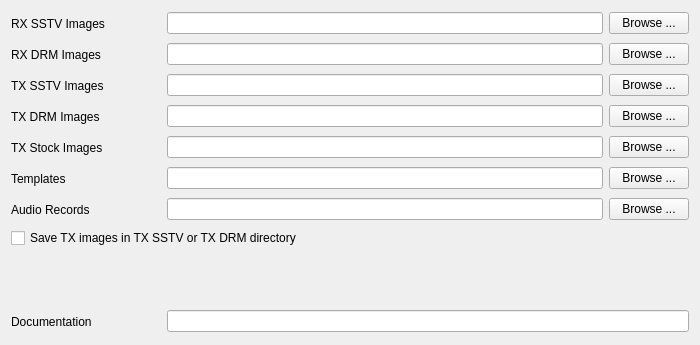
<?xml version="1.0" encoding="UTF-8"?>
<ui version="4.0">
 <class>directoriesConfig</class>
 <widget class="QWidget" name="directoriesConfig">
  <property name="geometry">
   <rect>
    <x>0</x>
    <y>0</y>
    <width>700</width>
    <height>345</height>
   </rect>
  </property>
  <property name="windowTitle">
   <string>Dialog</string>
  </property>
  <layout class="QVBoxLayout" name="verticalLayout">
   <item>
    <layout class="QHBoxLayout" name="_2">
     <property name="spacing">
      <number>6</number>
     </property>
     <property name="leftMargin">
      <number>0</number>
     </property>
     <property name="topMargin">
      <number>0</number>
     </property>
     <property name="rightMargin">
      <number>0</number>
     </property>
     <property name="bottomMargin">
      <number>0</number>
     </property>
     <item>
      <widget class="QLabel" name="rxSSTVImLabel">
       <property name="sizePolicy">
        <sizepolicy hsizetype="Fixed" vsizetype="Fixed">
         <horstretch>0</horstretch>
         <verstretch>0</verstretch>
        </sizepolicy>
       </property>
       <property name="minimumSize">
        <size>
         <width>150</width>
         <height>25</height>
        </size>
       </property>
       <property name="text">
        <string>RX SSTV Images</string>
       </property>
       <property name="wordWrap">
        <bool>false</bool>
       </property>
      </widget>
     </item>
     <item>
      <widget class="QLineEdit" name="rxSSTVImagesPathLineEdit"/>
     </item>
     <item>
      <widget class="QPushButton" name="rxSSTVImagesPathBrowseButton">
       <property name="sizePolicy">
        <sizepolicy hsizetype="Fixed" vsizetype="Fixed">
         <horstretch>0</horstretch>
         <verstretch>0</verstretch>
        </sizepolicy>
       </property>
       <property name="text">
        <string>Browse ...</string>
       </property>
      </widget>
     </item>
    </layout>
   </item>
   <item>
    <layout class="QHBoxLayout" name="_6">
     <property name="spacing">
      <number>6</number>
     </property>
     <property name="leftMargin">
      <number>0</number>
     </property>
     <property name="topMargin">
      <number>0</number>
     </property>
     <property name="rightMargin">
      <number>0</number>
     </property>
     <property name="bottomMargin">
      <number>0</number>
     </property>
     <item>
      <widget class="QLabel" name="rxDRMImLabel">
       <property name="sizePolicy">
        <sizepolicy hsizetype="Fixed" vsizetype="Fixed">
         <horstretch>0</horstretch>
         <verstretch>0</verstretch>
        </sizepolicy>
       </property>
       <property name="minimumSize">
        <size>
         <width>150</width>
         <height>25</height>
        </size>
       </property>
       <property name="text">
        <string>RX DRM Images</string>
       </property>
       <property name="wordWrap">
        <bool>false</bool>
       </property>
      </widget>
     </item>
     <item>
      <widget class="QLineEdit" name="rxDRMImagesPathLineEdit"/>
     </item>
     <item>
      <widget class="QPushButton" name="rxDRMImagesPathBrowseButton">
       <property name="sizePolicy">
        <sizepolicy hsizetype="Fixed" vsizetype="Fixed">
         <horstretch>0</horstretch>
         <verstretch>0</verstretch>
        </sizepolicy>
       </property>
       <property name="text">
        <string>Browse ...</string>
       </property>
      </widget>
     </item>
    </layout>
   </item>
   <item>
    <layout class="QHBoxLayout" name="_7">
     <property name="spacing">
      <number>6</number>
     </property>
     <property name="leftMargin">
      <number>0</number>
     </property>
     <property name="topMargin">
      <number>0</number>
     </property>
     <property name="rightMargin">
      <number>0</number>
     </property>
     <property name="bottomMargin">
      <number>0</number>
     </property>
     <item>
      <widget class="QLabel" name="txImLabel_2">
       <property name="sizePolicy">
        <sizepolicy hsizetype="Fixed" vsizetype="Fixed">
         <horstretch>0</horstretch>
         <verstretch>0</verstretch>
        </sizepolicy>
       </property>
       <property name="minimumSize">
        <size>
         <width>150</width>
         <height>25</height>
        </size>
       </property>
       <property name="text">
        <string>TX SSTV Images</string>
       </property>
       <property name="wordWrap">
        <bool>false</bool>
       </property>
      </widget>
     </item>
     <item>
      <widget class="QLineEdit" name="txSSTVImagesPathLineEdit"/>
     </item>
     <item>
      <widget class="QPushButton" name="txSSTVImagesPathBrowseButton">
       <property name="sizePolicy">
        <sizepolicy hsizetype="Fixed" vsizetype="Fixed">
         <horstretch>0</horstretch>
         <verstretch>0</verstretch>
        </sizepolicy>
       </property>
       <property name="text">
        <string>Browse ...</string>
       </property>
      </widget>
     </item>
    </layout>
   </item>
   <item>
    <layout class="QHBoxLayout" name="_3">
     <property name="spacing">
      <number>6</number>
     </property>
     <property name="leftMargin">
      <number>0</number>
     </property>
     <property name="topMargin">
      <number>0</number>
     </property>
     <property name="rightMargin">
      <number>0</number>
     </property>
     <property name="bottomMargin">
      <number>0</number>
     </property>
     <item>
      <widget class="QLabel" name="txImLabel">
       <property name="sizePolicy">
        <sizepolicy hsizetype="Fixed" vsizetype="Fixed">
         <horstretch>0</horstretch>
         <verstretch>0</verstretch>
        </sizepolicy>
       </property>
       <property name="minimumSize">
        <size>
         <width>150</width>
         <height>25</height>
        </size>
       </property>
       <property name="text">
        <string>TX DRM Images</string>
       </property>
       <property name="wordWrap">
        <bool>false</bool>
       </property>
      </widget>
     </item>
     <item>
      <widget class="QLineEdit" name="txDRMImagesPathLineEdit"/>
     </item>
     <item>
      <widget class="QPushButton" name="txDRMImagesPathBrowseButton">
       <property name="sizePolicy">
        <sizepolicy hsizetype="Fixed" vsizetype="Fixed">
         <horstretch>0</horstretch>
         <verstretch>0</verstretch>
        </sizepolicy>
       </property>
       <property name="text">
        <string>Browse ...</string>
       </property>
      </widget>
     </item>
    </layout>
   </item>
   <item>
    <layout class="QHBoxLayout" name="_8">
     <property name="spacing">
      <number>6</number>
     </property>
     <property name="leftMargin">
      <number>0</number>
     </property>
     <property name="topMargin">
      <number>0</number>
     </property>
     <property name="rightMargin">
      <number>0</number>
     </property>
     <property name="bottomMargin">
      <number>0</number>
     </property>
     <item>
      <widget class="QLabel" name="txImLabel_3">
       <property name="sizePolicy">
        <sizepolicy hsizetype="Fixed" vsizetype="Fixed">
         <horstretch>0</horstretch>
         <verstretch>0</verstretch>
        </sizepolicy>
       </property>
       <property name="minimumSize">
        <size>
         <width>150</width>
         <height>25</height>
        </size>
       </property>
       <property name="text">
        <string>TX Stock Images</string>
       </property>
       <property name="wordWrap">
        <bool>false</bool>
       </property>
      </widget>
     </item>
     <item>
      <widget class="QLineEdit" name="txStockImagesPathLineEdit"/>
     </item>
     <item>
      <widget class="QPushButton" name="txStockImagesPathBrowseButton">
       <property name="sizePolicy">
        <sizepolicy hsizetype="Fixed" vsizetype="Fixed">
         <horstretch>0</horstretch>
         <verstretch>0</verstretch>
        </sizepolicy>
       </property>
       <property name="text">
        <string>Browse ...</string>
       </property>
      </widget>
     </item>
    </layout>
   </item>
   <item>
    <layout class="QHBoxLayout">
     <property name="spacing">
      <number>6</number>
     </property>
     <property name="leftMargin">
      <number>0</number>
     </property>
     <property name="topMargin">
      <number>0</number>
     </property>
     <property name="rightMargin">
      <number>0</number>
     </property>
     <property name="bottomMargin">
      <number>0</number>
     </property>
     <item>
      <widget class="QLabel" name="templLabel">
       <property name="sizePolicy">
        <sizepolicy hsizetype="Fixed" vsizetype="Fixed">
         <horstretch>0</horstretch>
         <verstretch>0</verstretch>
        </sizepolicy>
       </property>
       <property name="minimumSize">
        <size>
         <width>150</width>
         <height>25</height>
        </size>
       </property>
       <property name="text">
        <string>Templates</string>
       </property>
       <property name="wordWrap">
        <bool>false</bool>
       </property>
      </widget>
     </item>
     <item>
      <widget class="QLineEdit" name="templatesPathLineEdit"/>
     </item>
     <item>
      <widget class="QPushButton" name="templatesPathBrowseButton">
       <property name="sizePolicy">
        <sizepolicy hsizetype="Fixed" vsizetype="Fixed">
         <horstretch>0</horstretch>
         <verstretch>0</verstretch>
        </sizepolicy>
       </property>
       <property name="text">
        <string>Browse ...</string>
       </property>
      </widget>
     </item>
    </layout>
   </item>
   <item>
    <layout class="QHBoxLayout" name="_5">
     <property name="spacing">
      <number>6</number>
     </property>
     <property name="leftMargin">
      <number>0</number>
     </property>
     <property name="topMargin">
      <number>0</number>
     </property>
     <property name="rightMargin">
      <number>0</number>
     </property>
     <property name="bottomMargin">
      <number>0</number>
     </property>
     <item>
      <widget class="QLabel" name="audioRecordsLabel">
       <property name="sizePolicy">
        <sizepolicy hsizetype="Fixed" vsizetype="Fixed">
         <horstretch>0</horstretch>
         <verstretch>0</verstretch>
        </sizepolicy>
       </property>
       <property name="minimumSize">
        <size>
         <width>150</width>
         <height>25</height>
        </size>
       </property>
       <property name="text">
        <string>Audio Records</string>
       </property>
       <property name="wordWrap">
        <bool>false</bool>
       </property>
      </widget>
     </item>
     <item>
      <widget class="QLineEdit" name="audioPathLineEdit"/>
     </item>
     <item>
      <widget class="QPushButton" name="audioPathBrowseButton">
       <property name="sizePolicy">
        <sizepolicy hsizetype="Fixed" vsizetype="Fixed">
         <horstretch>0</horstretch>
         <verstretch>0</verstretch>
        </sizepolicy>
       </property>
       <property name="text">
        <string>Browse ...</string>
       </property>
      </widget>
     </item>
    </layout>
   </item>
   <item>
    <widget class="QCheckBox" name="saveTXcheckBox">
     <property name="text">
      <string>Save TX images in TX SSTV or TX DRM directory</string>
     </property>
    </widget>
   </item>
   <item>
    <spacer name="spacer">
     <property name="orientation">
      <enum>Qt::Vertical</enum>
     </property>
     <property name="sizeType">
      <enum>QSizePolicy::Expanding</enum>
     </property>
     <property name="sizeHint" stdset="0">
      <size>
       <width>20</width>
       <height>184</height>
      </size>
     </property>
    </spacer>
   </item>
   <item>
    <layout class="QHBoxLayout" name="_4">
     <property name="spacing">
      <number>6</number>
     </property>
     <property name="leftMargin">
      <number>0</number>
     </property>
     <property name="topMargin">
      <number>0</number>
     </property>
     <property name="rightMargin">
      <number>0</number>
     </property>
     <property name="bottomMargin">
      <number>0</number>
     </property>
     <item>
      <widget class="QLabel" name="docLabel">
       <property name="sizePolicy">
        <sizepolicy hsizetype="Fixed" vsizetype="Fixed">
         <horstretch>0</horstretch>
         <verstretch>0</verstretch>
        </sizepolicy>
       </property>
       <property name="minimumSize">
        <size>
         <width>150</width>
         <height>25</height>
        </size>
       </property>
       <property name="text">
        <string>Documentation </string>
       </property>
       <property name="wordWrap">
        <bool>false</bool>
       </property>
      </widget>
     </item>
     <item>
      <widget class="QLineEdit" name="docPathLineEdit"/>
     </item>
    </layout>
   </item>
  </layout>
 </widget>
 <resources/>
 <connections/>
</ui>
